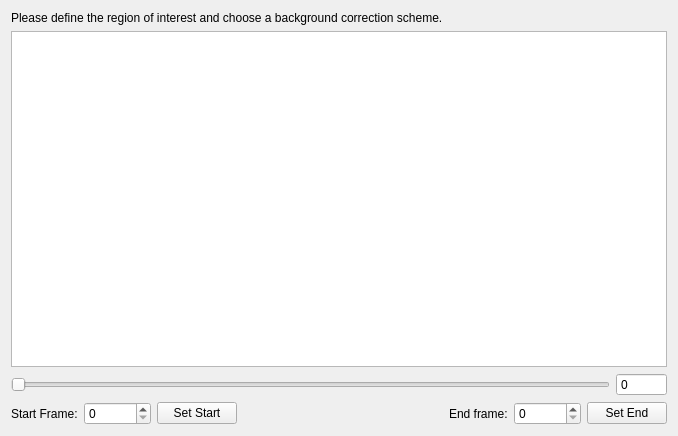
<?xml version="1.0" encoding="UTF-8"?>
<ui version="4.0">
 <class>WizardPage</class>
 <widget class="QWizardPage" name="WizardPage">
  <property name="geometry">
   <rect>
    <x>0</x>
    <y>0</y>
    <width>678</width>
    <height>436</height>
   </rect>
  </property>
  <property name="windowTitle">
   <string>WizardPage</string>
  </property>
  <layout class="QVBoxLayout" name="verticalLayout">
   <item>
    <widget class="QLabel" name="label">
     <property name="text">
      <string>Please define the region of interest and choose a background correction scheme.</string>
     </property>
    </widget>
   </item>
   <item>
    <layout class="QHBoxLayout" name="horizontalLayout">
     <item>
      <widget class="ImageView" name="ImageView"/>
     </item>
    </layout>
   </item>
   <item>
    <layout class="QHBoxLayout" name="horizontalLayout_3">
     <property name="topMargin">
      <number>0</number>
     </property>
     <item>
      <widget class="QSlider" name="horizontalSlider">
       <property name="orientation">
        <enum>Qt::Horizontal</enum>
       </property>
       <property name="tickPosition">
        <enum>QSlider::NoTicks</enum>
       </property>
       <property name="tickInterval">
        <number>1</number>
       </property>
      </widget>
     </item>
     <item>
      <widget class="QSpinBox" name="spinBox">
       <property name="wrapping">
        <bool>false</bool>
       </property>
       <property name="frame">
        <bool>true</bool>
       </property>
       <property name="readOnly">
        <bool>true</bool>
       </property>
       <property name="buttonSymbols">
        <enum>QAbstractSpinBox::NoButtons</enum>
       </property>
       <property name="maximum">
        <number>9999999</number>
       </property>
      </widget>
     </item>
    </layout>
   </item>
   <item>
    <layout class="QHBoxLayout" name="horizontalLayout_2">
     <property name="topMargin">
      <number>0</number>
     </property>
     <item>
      <widget class="QLabel" name="label_2">
       <property name="text">
        <string>Start Frame:</string>
       </property>
      </widget>
     </item>
     <item>
      <widget class="QSpinBox" name="spinBox_start">
       <property name="maximum">
        <number>999999</number>
       </property>
      </widget>
     </item>
     <item>
      <widget class="QPushButton" name="pushButton_start">
       <property name="text">
        <string>Set Start</string>
       </property>
      </widget>
     </item>
     <item>
      <spacer name="horizontalSpacer">
       <property name="orientation">
        <enum>Qt::Horizontal</enum>
       </property>
       <property name="sizeHint" stdset="0">
        <size>
         <width>40</width>
         <height>20</height>
        </size>
       </property>
      </spacer>
     </item>
     <item>
      <widget class="QLabel" name="label_5">
       <property name="text">
        <string>End frame:</string>
       </property>
      </widget>
     </item>
     <item>
      <widget class="QSpinBox" name="spinBox_end">
       <property name="maximum">
        <number>99999999</number>
       </property>
      </widget>
     </item>
     <item>
      <widget class="QPushButton" name="pushButton_end">
       <property name="text">
        <string>Set End</string>
       </property>
      </widget>
     </item>
    </layout>
   </item>
  </layout>
 </widget>
 <customwidgets>
  <customwidget>
   <class>ImageView</class>
   <extends>QGraphicsView</extends>
   <header>pyqtgraph</header>
  </customwidget>
 </customwidgets>
 <resources/>
 <connections>
  <connection>
   <sender>horizontalSlider</sender>
   <signal>valueChanged(int)</signal>
   <receiver>spinBox</receiver>
   <slot>setValue(int)</slot>
   <hints>
    <hint type="sourcelabel">
     <x>387</x>
     <y>378</y>
    </hint>
    <hint type="destinationlabel">
     <x>55</x>
     <y>378</y>
    </hint>
   </hints>
  </connection>
 </connections>
</ui>
